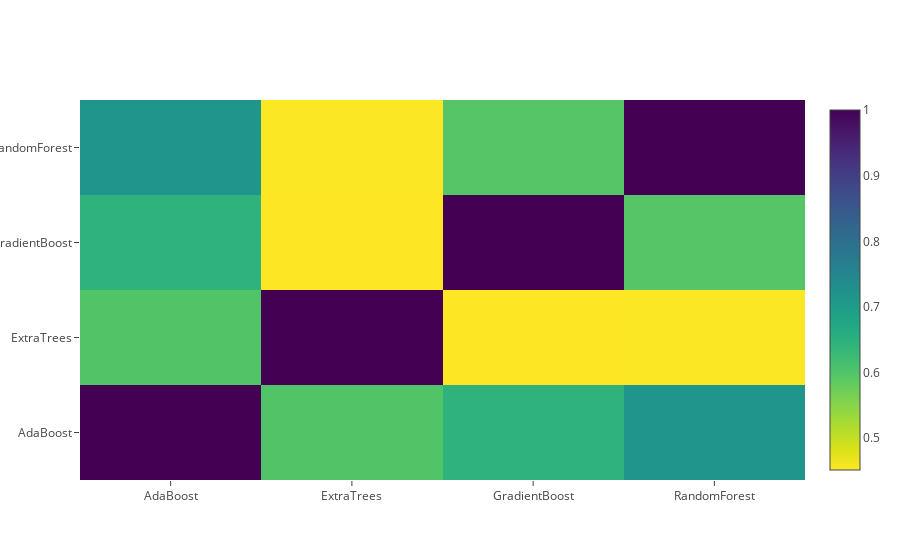

Source (notebook cell):
### Code cell
data = [
    go.Heatmap(
        z= base_predictions_train.astype(float).corr().values ,
        x=base_predictions_train.columns.values,
        y= base_predictions_train.columns.values,
          colorscale='Viridis',
            showscale=True,
            reversescale = True
    )
]
py.iplot(data, filename='labelled-heatmap')

### Figure 1 — Plotly figure (JSON) as saved in the notebook; plotly's stock layout.template omitted (floating-point values rounded to 4 significant figures)
{"data": [{"colorscale": "Viridis", "reversescale": true, "showscale": true, "type": "heatmap", "x": ["AdaBoost", "ExtraTrees", "GradientBoost", "RandomForest"], "y": ["AdaBoost", "ExtraTrees", "GradientBoost", "RandomForest"], "z": [[1, 0.6, 0.6451, 0.7161], [0.6, 1, 0.4517, 0.4536], [0.6451, 0.4517, 1, 0.5968], [0.7161, 0.4536, 0.5968, 1]]}], "layout": {}}
